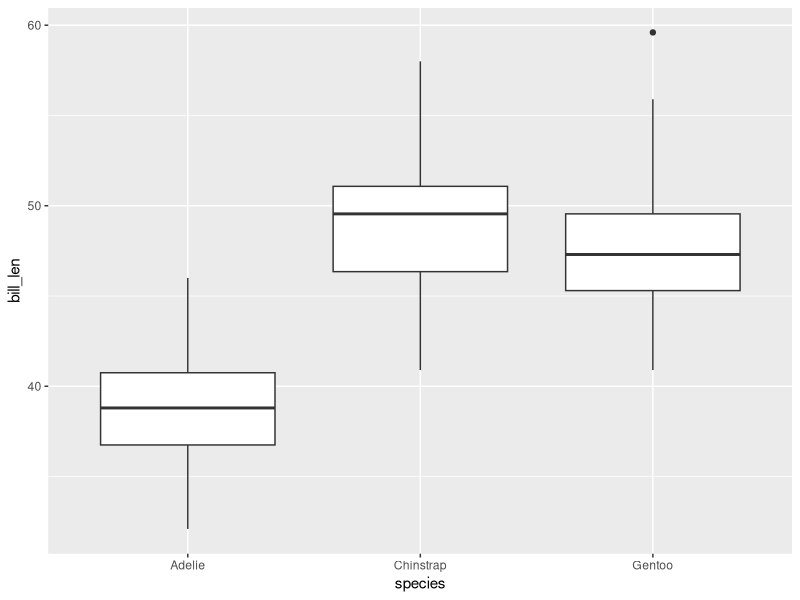

This figure's R source:
## ---- chunk 1
1 + 1
## ---- chunk 2
#| echo: false
2 * 2
## ---- chunk 3
library(tidyverse)
glimpse(penguins)
## ---- chunk 4
#| warning: false
ggplot(penguins, aes(y = bill_len,
                     x = species)) +
  geom_boxplot()

